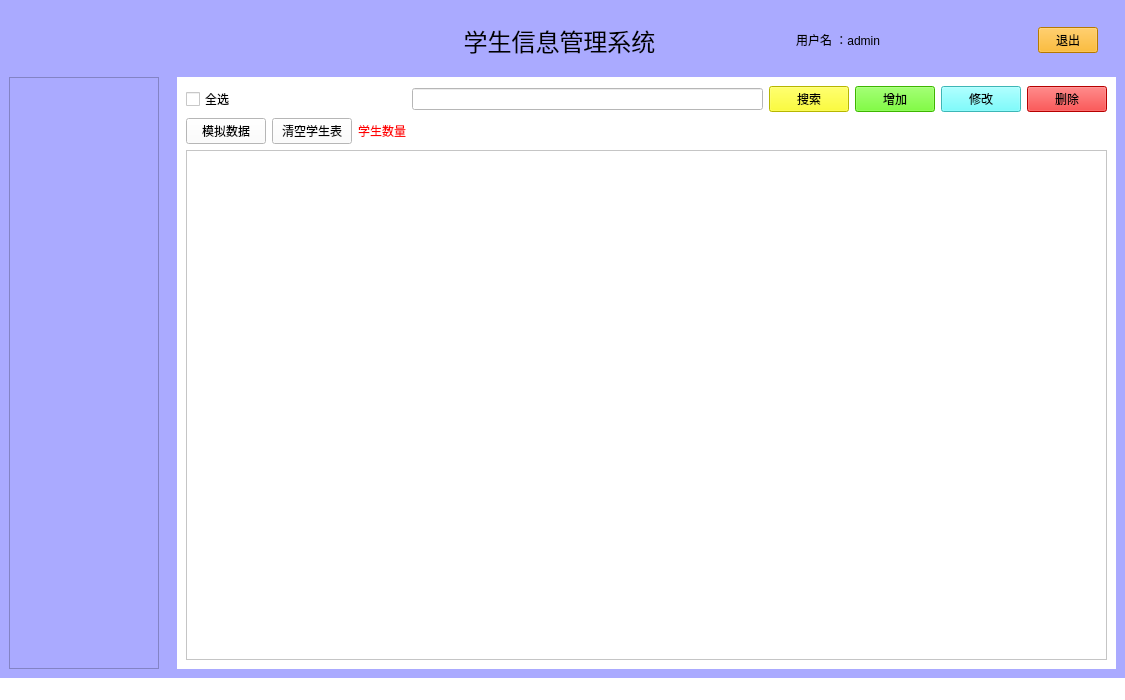
<?xml version="1.0" encoding="UTF-8"?>
<ui version="4.0">
 <class>MainWindow</class>
 <widget class="QMainWindow" name="MainWindow">
  <property name="geometry">
   <rect>
    <x>0</x>
    <y>0</y>
    <width>1125</width>
    <height>700</height>
   </rect>
  </property>
  <property name="windowTitle">
   <string>学生信息管理系统</string>
  </property>
  <property name="windowIcon">
   <iconset resource="res.qrc">
    <normaloff>:/icon.jpg</normaloff>:/icon.jpg</iconset>
  </property>
  <property name="toolTip">
   <string>这是学生管理系统</string>
  </property>
  <property name="styleSheet">
   <string notr="true">background-color: rgb(255, 255, 255);
</string>
  </property>
  <widget class="QWidget" name="centralwidget">
   <property name="styleSheet">
    <string notr="true">
background-color: rgb(170, 170, 255);
</string>
   </property>
   <layout class="QGridLayout" name="gridLayout_3">
    <item row="1" column="0">
     <widget class="QTreeWidget" name="treeWidget">
      <property name="maximumSize">
       <size>
        <width>150</width>
        <height>16777215</height>
       </size>
      </property>
      <property name="styleSheet">
       <string notr="true">background-color: rgb(170, 170, 255);
color: rgb(0, 0, 0);
font: 10pt &quot;Microsoft YaHei UI&quot;;</string>
      </property>
      <attribute name="headerVisible">
       <bool>false</bool>
      </attribute>
      <column>
       <property name="text">
        <string notr="true">1</string>
       </property>
      </column>
     </widget>
    </item>
    <item row="1" column="3">
     <widget class="QStackedWidget" name="stackedWidget">
      <property name="styleSheet">
       <string notr="true">
background-color: rgb(255, 255, 255);</string>
      </property>
      <widget class="QWidget" name="page">
       <layout class="QGridLayout" name="gridLayout_4">
        <item row="0" column="6">
         <widget class="QPushButton" name="btn_update">
          <property name="styleSheet">
           <string notr="true">background-color: rgb(85, 255, 255);</string>
          </property>
          <property name="text">
           <string>修改</string>
          </property>
         </widget>
        </item>
        <item row="0" column="4">
         <widget class="QPushButton" name="btn_search">
          <property name="styleSheet">
           <string notr="true">background-color: rgb(255, 255, 0);</string>
          </property>
          <property name="text">
           <string>搜索</string>
          </property>
         </widget>
        </item>
        <item row="0" column="0">
         <widget class="QCheckBox" name="checkBox">
          <property name="text">
           <string>全选</string>
          </property>
         </widget>
        </item>
        <item row="0" column="5">
         <widget class="QPushButton" name="btn_add">
          <property name="styleSheet">
           <string notr="true">background-color: rgb(85, 255, 0);</string>
          </property>
          <property name="text">
           <string>增加</string>
          </property>
         </widget>
        </item>
        <item row="1" column="1">
         <widget class="QPushButton" name="btn_clear">
          <property name="text">
           <string>清空学生表</string>
          </property>
         </widget>
        </item>
        <item row="0" column="3">
         <widget class="QLineEdit" name="le_search"/>
        </item>
        <item row="1" column="0">
         <widget class="QPushButton" name="btn_simulation">
          <property name="text">
           <string>模拟数据</string>
          </property>
         </widget>
        </item>
        <item row="2" column="0" colspan="8">
         <widget class="QTableWidget" name="tableWidget">
          <property name="styleSheet">
           <string notr="true">color:black;</string>
          </property>
          <attribute name="horizontalHeaderVisible">
           <bool>true</bool>
          </attribute>
          <attribute name="horizontalHeaderHighlightSections">
           <bool>true</bool>
          </attribute>
          <attribute name="verticalHeaderVisible">
           <bool>false</bool>
          </attribute>
          <row/>
         </widget>
        </item>
        <item row="0" column="7">
         <widget class="QPushButton" name="btn_del">
          <property name="styleSheet">
           <string notr="true">background-color: rgb(255, 0, 0);</string>
          </property>
          <property name="text">
           <string>删除</string>
          </property>
         </widget>
        </item>
        <item row="1" column="2">
         <widget class="QLabel" name="lb_cnt">
          <property name="styleSheet">
           <string notr="true">color: rgb(255, 0, 0);</string>
          </property>
          <property name="text">
           <string>学生数量</string>
          </property>
         </widget>
        </item>
       </layout>
      </widget>
      <widget class="QWidget" name="page_2"/>
     </widget>
    </item>
    <item row="0" column="0" colspan="4">
     <widget class="QWidget" name="widget" native="true">
      <property name="styleSheet">
       <string notr="true">background-color: rgb(170, 170, 255);</string>
      </property>
      <layout class="QGridLayout" name="gridLayout_2" columnstretch="1,1,1">
       <item row="0" column="0">
        <spacer name="horizontalSpacer">
         <property name="orientation">
          <enum>Qt::Orientation::Horizontal</enum>
         </property>
         <property name="sizeHint" stdset="0">
          <size>
           <width>253</width>
           <height>20</height>
          </size>
         </property>
        </spacer>
       </item>
       <item row="0" column="1">
        <widget class="QLabel" name="label">
         <property name="font">
          <font>
           <pointsize>18</pointsize>
          </font>
         </property>
         <property name="styleSheet">
          <string notr="true">
background-color: #4d34db,rgb(255, 255, 255);</string>
         </property>
         <property name="text">
          <string>学生信息管理系统</string>
         </property>
         <property name="alignment">
          <set>Qt::AlignmentFlag::AlignCenter</set>
         </property>
        </widget>
       </item>
       <item row="0" column="2">
        <widget class="QWidget" name="widget_2" native="true">
         <layout class="QGridLayout" name="gridLayout">
          <item row="0" column="2">
           <widget class="QPushButton" name="btn_exit">
            <property name="maximumSize">
             <size>
              <width>60</width>
              <height>16777215</height>
             </size>
            </property>
            <property name="styleSheet">
             <string notr="true">background-color: rgb(255, 170, 0);</string>
            </property>
            <property name="text">
             <string>退出</string>
            </property>
           </widget>
          </item>
          <item row="0" column="0">
           <widget class="QLabel" name="label_2">
            <property name="maximumSize">
             <size>
              <width>35</width>
              <height>40</height>
             </size>
            </property>
            <property name="styleSheet">
             <string notr="true">border-image: url(:/user.jpg);</string>
            </property>
            <property name="text">
             <string/>
            </property>
           </widget>
          </item>
          <item row="0" column="1">
           <widget class="QLabel" name="lb_user">
            <property name="text">
             <string>用户名 ：admin</string>
            </property>
           </widget>
          </item>
         </layout>
        </widget>
       </item>
      </layout>
     </widget>
    </item>
   </layout>
  </widget>
  <widget class="QMenuBar" name="menubar">
   <property name="geometry">
    <rect>
     <x>0</x>
     <y>0</y>
     <width>1125</width>
     <height>18</height>
    </rect>
   </property>
  </widget>
  <widget class="QStatusBar" name="statusbar"/>
 </widget>
 <resources>
  <include location="res.qrc"/>
 </resources>
 <connections/>
</ui>
